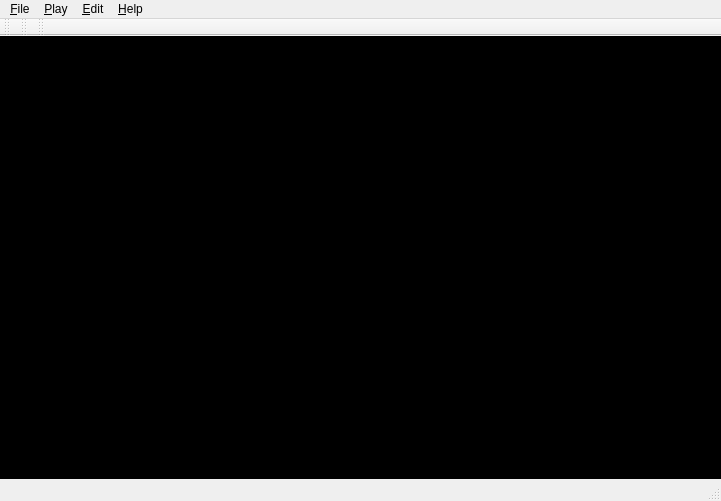
<?xml version="1.0" encoding="UTF-8"?>
<ui version="4.0">
 <class>MainWindow</class>
 <widget class="QMainWindow" name="MainWindow">
  <property name="geometry">
   <rect>
    <x>0</x>
    <y>0</y>
    <width>721</width>
    <height>501</height>
   </rect>
  </property>
  <property name="windowTitle">
   <string>MainWindow</string>
  </property>
  <widget class="QWidget" name="centralWidget">
   <layout class="QVBoxLayout" name="verticalLayout">
    <property name="spacing">
     <number>0</number>
    </property>
    <property name="leftMargin">
     <number>0</number>
    </property>
    <property name="topMargin">
     <number>0</number>
    </property>
    <property name="rightMargin">
     <number>0</number>
    </property>
    <property name="bottomMargin">
     <number>0</number>
    </property>
    <item>
     <widget class="VlcWidgetVideo" name="video" native="true">
      <property name="sizePolicy">
       <sizepolicy hsizetype="Expanding" vsizetype="Expanding">
        <horstretch>0</horstretch>
        <verstretch>0</verstretch>
       </sizepolicy>
      </property>
      <property name="styleSheet">
       <string notr="true">background-color: rgb(0, 0, 0);</string>
      </property>
     </widget>
    </item>
    <item>
     <widget class="VlcWidgetVolumeSlider" name="volume" native="true"/>
    </item>
    <item>
     <widget class="VlcWidgetSeekProgress" name="seek" native="true"/>
    </item>
   </layout>
  </widget>
  <widget class="QMenuBar" name="menuBar">
   <property name="geometry">
    <rect>
     <x>0</x>
     <y>0</y>
     <width>721</width>
     <height>22</height>
    </rect>
   </property>
   <widget class="QMenu" name="menu_File">
    <property name="title">
     <string>&amp;File</string>
    </property>
    <addaction name="action_Open"/>
    <addaction name="action_Exit"/>
   </widget>
   <widget class="QMenu" name="menu_Edit">
    <property name="title">
     <string>&amp;Edit</string>
    </property>
    <addaction name="action_Full_Screen"/>
    <addaction name="action_Grab"/>
    <addaction name="actionClip_Left"/>
    <addaction name="actionClip_Right"/>
    <addaction name="action_Clip"/>
   </widget>
   <widget class="QMenu" name="menu_Help">
    <property name="title">
     <string>&amp;Help</string>
    </property>
    <addaction name="action_About"/>
   </widget>
   <widget class="QMenu" name="menu_Play">
    <property name="title">
     <string>&amp;Play</string>
    </property>
    <addaction name="action_Play"/>
    <addaction name="actionPause"/>
    <addaction name="action_Stop"/>
   </widget>
   <addaction name="menu_File"/>
   <addaction name="menu_Play"/>
   <addaction name="menu_Edit"/>
   <addaction name="menu_Help"/>
  </widget>
  <widget class="QToolBar" name="mainToolBar">
   <attribute name="toolBarArea">
    <enum>TopToolBarArea</enum>
   </attribute>
   <attribute name="toolBarBreak">
    <bool>false</bool>
   </attribute>
  </widget>
  <widget class="QStatusBar" name="statusBar"/>
  <widget class="QToolBar" name="clipToolBar">
   <property name="windowTitle">
    <string>toolBar</string>
   </property>
   <attribute name="toolBarArea">
    <enum>TopToolBarArea</enum>
   </attribute>
   <attribute name="toolBarBreak">
    <bool>false</bool>
   </attribute>
  </widget>
  <widget class="QToolBar" name="ctrlToolBar">
   <property name="windowTitle">
    <string>toolBar</string>
   </property>
   <attribute name="toolBarArea">
    <enum>TopToolBarArea</enum>
   </attribute>
   <attribute name="toolBarBreak">
    <bool>false</bool>
   </attribute>
  </widget>
  <action name="action_Open">
   <property name="text">
    <string>&amp;Open</string>
   </property>
  </action>
  <action name="action_Exit">
   <property name="text">
    <string>&amp;Exit</string>
   </property>
  </action>
  <action name="action_Full_Screen">
   <property name="text">
    <string>&amp;Full Screen</string>
   </property>
  </action>
  <action name="action_About">
   <property name="text">
    <string>&amp;About</string>
   </property>
  </action>
  <action name="action_Grab">
   <property name="text">
    <string>&amp;Grab</string>
   </property>
  </action>
  <action name="actionClip_Left">
   <property name="text">
    <string>Clip &amp;Left</string>
   </property>
  </action>
  <action name="actionClip_Right">
   <property name="text">
    <string>Clip &amp;Right</string>
   </property>
  </action>
  <action name="action_Clip">
   <property name="text">
    <string>&amp;Clip</string>
   </property>
  </action>
  <action name="action_Play">
   <property name="text">
    <string>P&amp;lay</string>
   </property>
  </action>
  <action name="actionPause">
   <property name="text">
    <string>Pa&amp;use</string>
   </property>
  </action>
  <action name="action_Stop">
   <property name="text">
    <string>&amp;Stop</string>
   </property>
  </action>
 </widget>
 <layoutdefault spacing="6" margin="11"/>
 <customwidgets>
  <customwidget>
   <class>VlcWidgetVideo</class>
   <extends>QWidget</extends>
   <header location="global">VLCQtWidgets/WidgetVideo.h</header>
   <container>1</container>
  </customwidget>
  <customwidget>
   <class>VlcWidgetVolumeSlider</class>
   <extends>QWidget</extends>
   <header location="global">VLCQtWidgets/WidgetVolumeSlider.h</header>
   <container>1</container>
  </customwidget>
  <customwidget>
   <class>VlcWidgetSeekProgress</class>
   <extends>QWidget</extends>
   <header location="global">VLCQtWidgets/WidgetSeekProgress.h</header>
   <container>1</container>
  </customwidget>
 </customwidgets>
 <resources/>
 <connections/>
</ui>
